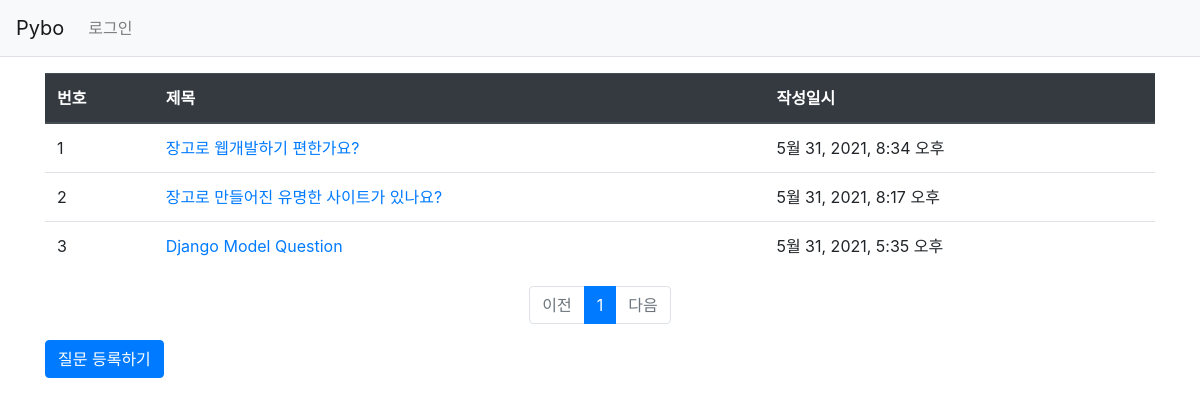
Before: /pybo/ with the older database file.
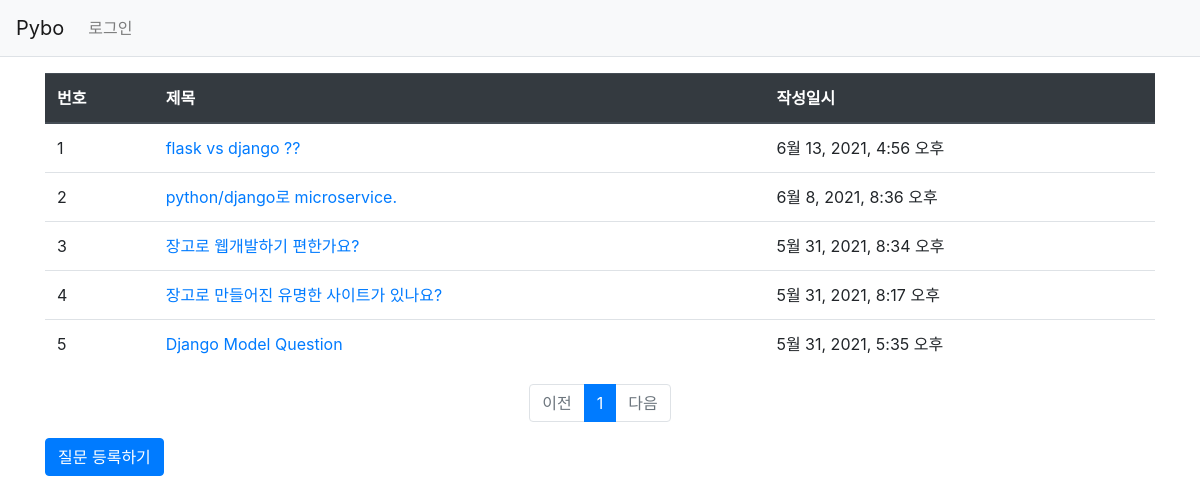
After: the same page with the newer database file.
### pybo/models.py (models this page shows, shortened)
class Question(models.Model):
    subject = models.CharField(max_length=200)
    content = models.TextField()
    create_date = models.DateTimeField()

### pybo/views.py (the view)
# urls.py: path('', views.index, name='index'),
def index(request):
    page = request.GET.get('page', '1') # 페이지
    question_list = Question.objects.order_by('-create_date')
    paginator = Paginator(question_list, 10) # 페이지당 10개씩 보여주기
    page_obj = paginator.get_page(page)
    context = {'question_list': page_obj}
    return render(request, 'pybo/question_list.html', context)

### templates/pybo/question_list.html
{% extends 'base.html' %}
{% block content %}
<div class="container my-3">
	<table class="table">
		<thead>
			<tr class="thead-dark">
				<th>번호</th>
				<th>제목</th>
				<th>작성일시</th>
			</tr>
		</thead>
		<tbody>
		{% if question_list %}
		{% for question in question_list %}
		<tr>
			<td>{{ forloop.counter }}</td>
			<td>
				<a href="{% url 'pybo:detail' question.id %}">
					{{ question.subject }}
				</a>
			</td>
			<td>{{ question.create_date }}</td>
		</tr>
		{% endfor %}
		{% else %}
		<tr>
			<td colspan="3">질문이 없습니다.</td>
		</tr>
		{% endif %}
		</tbody>
	</table>
    <ul class="pagination justify-content-center">
        {% if question_list.has_previous %}
        <li class="page-item">
            <a class="pagi-link"
               href="?page={{ question_list.previous_page_number }}">
                이전
            </a>
        </li>
        {% else %}
        <li class="page-item disabled">
            <a class="page-link" tabindex="-1" aria-disabled="true" href="#">
                이전
            </a>
        </li>
        {% endif %}
        {% for page_number in question_list.paginator.page_range %}
            {% if page_number == question_list.number %}
            <li class="page-item active" aria-current="page">
                <a class="page-link" href="?page={{ page_number }}">
                    {{ page_number }}
                </a>
            </li>
            {% else %}
            <li class="page-item">
                <a class="page-link" href="?page={{ page_number }}">
                    {{ page_number }}
                </a>
            </li>
            {% endif %}
        {% endfor %}
        {% if question_list.has_next %}
        <li class="page-item">
            <a class="page-link" href="?page={{ question_list.next_page_number }}">다음</a>
        </li>
        {% else %}
            <li class="page-item disabled">
            <a class="page-link" tabindex="-1" aria-disabled="true" href="#">
                다음
            </a>
            </li>
        {% endif %}
    </ul>
	<a href="{% url 'pybo:question_create' %}" class="btn btn-primary">
		질문 등록하기
	</a>
</div>
{% endblock %}

### templates/base.html (shortened to what this page needs)
{% load static %}
<!doctype html>
<html lang="ko">
	<head>
		<link rel="stylesheet" type="text/css" href="{% static 'bootstrap.min.css' %}">
	</head>
	<body>
    {% include "navbar.html" %}
		{% block content %}
		{% endblock %}
	</body>
</html>

### templates/navbar.html (shortened to what this page needs)
<nav class="navbar navbar-expand-lg navbar-light bg-light border-bottom">
    <a class="navbar-brand" href="{% url 'pybo:index' %}">Pybo</a>
    <div class="collapse navbar-collapse flex-grow-0" id="navbarNav">
        <ul class="navbar-nav">
            <li class="nav-item">
                <a class="nav-link" href="#">로그인</a>
            </li>
        </ul>
    </div>
</nav>

Changed rows visible on the page:
added Question: subject "flask vs django ??", create_date "6월 13, 2021, 4:56 오후"
added Question: subject "python/django로 microservice.", create_date "6월 8, 2021, 8:36 오후"
